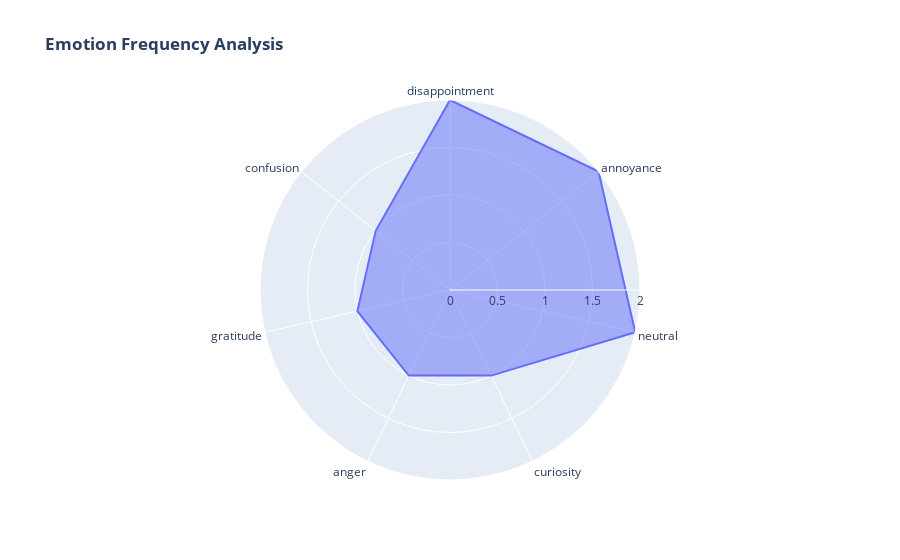

Write notebook code for a chart like this one.
### Markdown cell above
#### Emotion Frequency

### Code cell
emotion_counts = final['overall_emotion'].value_counts().reset_index()
fig2 = px.line_polar(emotion_counts, r='count', theta='overall_emotion', 
                    line_close=True, title='<b>Emotion Frequency Analysis</b>')
fig2.update_traces(fill='toself')
fig2.show()

### Figure 1 — Plotly figure (JSON) as saved in the notebook; plotly's stock layout.template omitted (floating-point values rounded to 4 significant figures)
{"data": [{"fill": "toself", "hovertemplate": "count=%{r}<br>overall_emotion=%{theta}<extra></extra>", "legendgroup": "", "line": {"color": "#636efa", "dash": "solid"}, "marker": {"symbol": "circle"}, "mode": "lines", "name": "", "r": [2, 2, 2, 1, 1, 1, 1, 2], "showlegend": false, "subplot": "polar", "theta": ["disappointment", "annoyance", "neutral", "curiosity", "anger", "gratitude", "confusion", "disappointment"], "type": "scatterpolar"}], "layout": {"legend": {"tracegroupgap": 0}, "polar": {"angularaxis": {"direction": "clockwise", "rotation": 90}, "domain": {"x": [0, 1], "y": [0, 1]}}, "title": {"text": "<b>Emotion Frequency Analysis</b>"}}}
